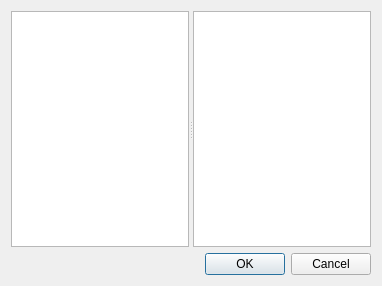
<?xml version="1.0" encoding="UTF-8"?>
<ui version="4.0">
 <class>PluginManager</class>
 <widget class="QDialog" name="PluginManager">
  <property name="geometry">
   <rect>
    <x>0</x>
    <y>0</y>
    <width>382</width>
    <height>286</height>
   </rect>
  </property>
  <property name="windowTitle">
   <string>Plugin Manager</string>
  </property>
  <layout class="QVBoxLayout" name="verticalLayout">
   <item>
    <widget class="QSplitter" name="splitter">
     <property name="orientation">
      <enum>Qt::Horizontal</enum>
     </property>
     <widget class="QListView" name="view"/>
     <widget class="QTextEdit" name="description"/>
    </widget>
   </item>
   <item>
    <widget class="QDialogButtonBox" name="buttonBox">
     <property name="orientation">
      <enum>Qt::Horizontal</enum>
     </property>
     <property name="standardButtons">
      <set>QDialogButtonBox::Cancel|QDialogButtonBox::Ok</set>
     </property>
    </widget>
   </item>
  </layout>
 </widget>
 <resources/>
 <connections>
  <connection>
   <sender>buttonBox</sender>
   <signal>accepted()</signal>
   <receiver>PluginManager</receiver>
   <slot>accept()</slot>
   <hints>
    <hint type="sourcelabel">
     <x>248</x>
     <y>254</y>
    </hint>
    <hint type="destinationlabel">
     <x>157</x>
     <y>274</y>
    </hint>
   </hints>
  </connection>
  <connection>
   <sender>buttonBox</sender>
   <signal>rejected()</signal>
   <receiver>PluginManager</receiver>
   <slot>reject()</slot>
   <hints>
    <hint type="sourcelabel">
     <x>316</x>
     <y>260</y>
    </hint>
    <hint type="destinationlabel">
     <x>286</x>
     <y>274</y>
    </hint>
   </hints>
  </connection>
 </connections>
</ui>
